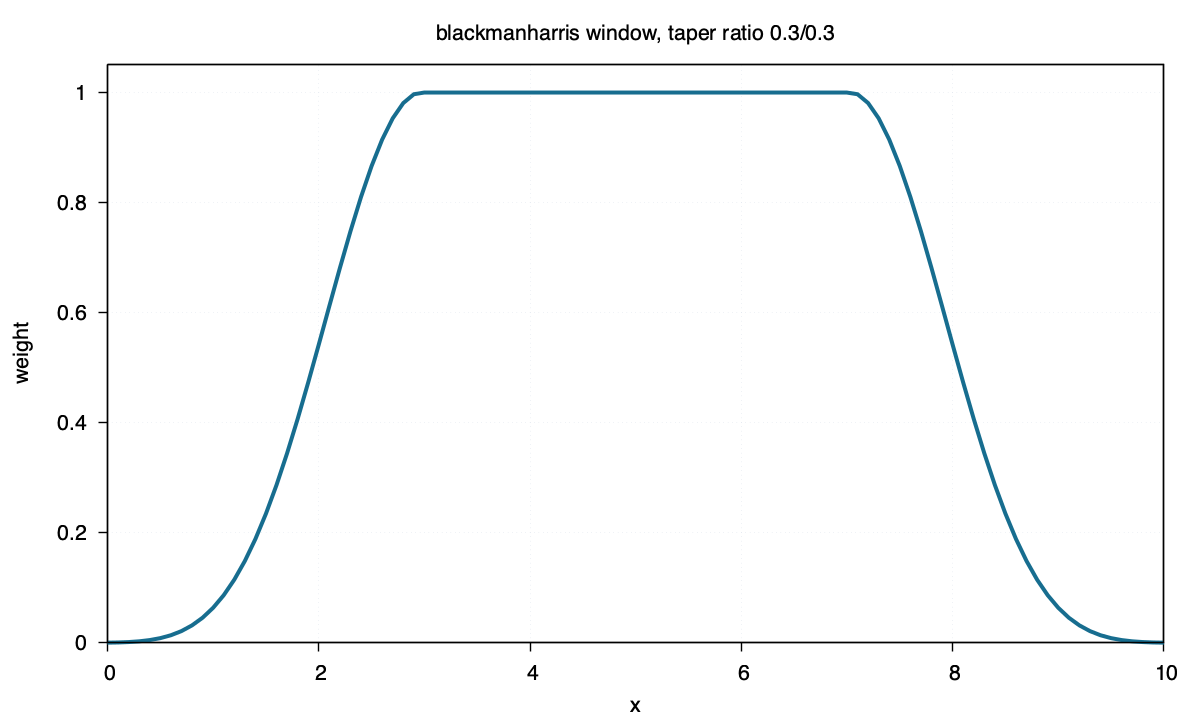

Reproduce this figure in gnuplot.
set terminal pngcairo size 1200,720 enhanced font "Helvetica,16"
set output "blackmanharris.png"
set title "blackmanharris window, taper ratio 0.3/0.3"
set xlabel "x"
set ylabel "weight"
set xrange [0:10]
set yrange [0:1.05]
set border lw 1.4
set tics out nomirror
set grid lw 1 lc rgb "#d8dee9"
set key off
plot "blackmanharris.txt" using 1:2 with lines lw 4 lc rgb "#176d8f"
